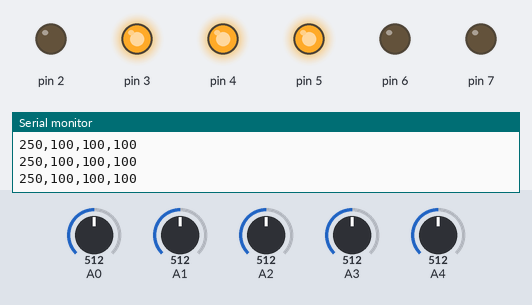
This sketch was run on a simulated Arduino Uno, built with avr-gcc and run on an emulated ATmega328P. On the bench: output pins drawn as LEDs (lit = HIGH), the last lines printed to the serial monitor. Inputs (shaded band) come from the test bench; at power-on: A2 = 512, A3 = 512, A0 = 512, A1 = 512, A4 = 512.

Above: at 1.7 s.
1.8 s: A2 set to 594
3.3 s: A2 set to 614
At 4.3 s:
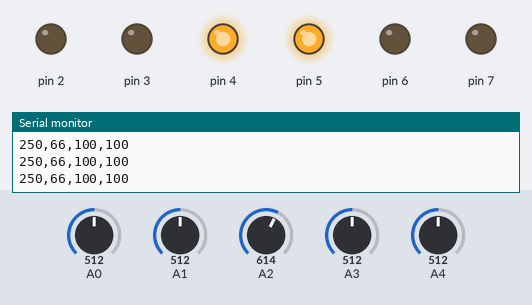
4.8 s: A3 set to 596
6.3 s: A3 set to 620
At 7.0 s:
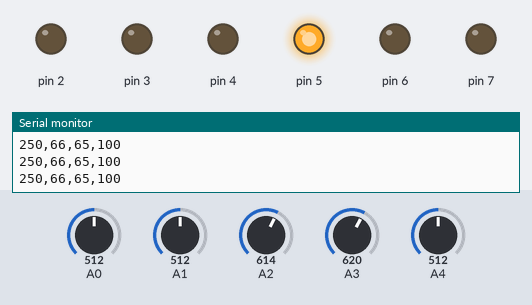
7.8 s: A0 set to 67
9.3 s: A0 set to 56
At 9.6 s:
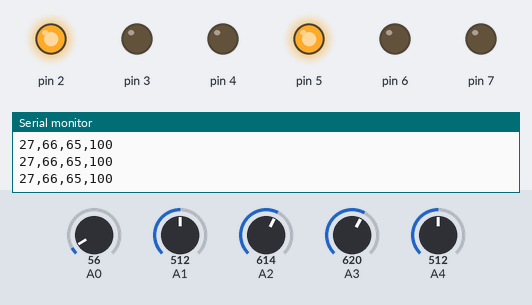
Timing chart, 0 to 11.8 s (numbered marks = the images above; inputs shaded):
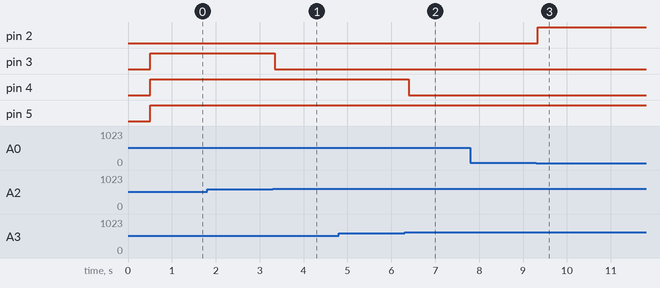

Measured:
- the behaviour switches between 602 and 603 on A2 (found by bisection; images 0 and 1)
- the behaviour switches between 602 and 603 on A3 (found by bisection; images 1 and 2)
- the behaviour switches between 63 and 62 on A0 (found by bisection; images 2 and 3)
- after the input at 3.3 s, pin 3: HIGH → LOW after 0.05 s
- after the input at 6.3 s, pin 4: HIGH → LOW after 0.09 s
- after the input at 9.3 s, pin 2: LOW → HIGH at once

The sketch:

arduino_nose_v1.ino
```cpp
/*

  Parts required:
  - one LM35 temperature sensor
  - 1 k ohm resistors
  - gas sensors by tamagushi

  created May 2019
  by Rui Pires

  based on
  http://www.arduino.cc/starterKit


A0; //LM35 temperature
A1; //VHeater
A2; //TGS2600 domestic pollutants
A3; //TGS2281 Humidity
A4; //TGS2281 Alcohol
*/


float Gas1RsMax=0;
float Gas2RsMax=0;
float Gas3RsMax=0;

/*Create an array to store sensor values. I'm using floats. Floats use 4 bytes to represent numbers in exponential notation. Use int if you are representing whole numbers from -32,768 to 32,767.
  For more info on the appropriate data type for your sensor values, check out the language reference on data type: http://arduino.cc/en/Reference/HomePage
  Customize the array's size to be equal to your number of sensors.
*/
float sensorVal[] = {0, 0, 0, 0, 0};

void setup() {
  // set the Digital pins as outputs
  // the for() loop saves some extra coding
  for (int pinNumber = 2; pinNumber < 8; pinNumber++) {
    pinMode(pinNumber, OUTPUT);
    //digitalWrite(pinNumber, HIGH);
    //delay(500);
    digitalWrite(pinNumber, LOW);
  }
  //debug
  delay(500);

  // open a serial connection to display values
  Serial.begin(9600); // initialize Serial communication
  while (!Serial);    // wait for serial port to connect.
  Serial.println("temperature,Gas1RS/Rmax,Gas2RS/Rmax,Gas3RS/Rmax");


}


void loop() {


  //workaround until I find a way to get more power into arduino
  float Vc = 5;

  //read_analog();
  sensorVal[0] = analogRead(A0);
  sensorVal[1] = analogRead(A1);
  sensorVal[2] = analogRead(A2);
  sensorVal[3] = analogRead(A3);
  sensorVal[4] = analogRead(A4);

  int temperature = round((sensorVal[0] / 1024) * Vc * 100);
  float Vhvoltage = (sensorVal[1] / 1024) * Vc;
  float Gas1voltage = (sensorVal[2] / 1024) * Vc;
  float Gas2voltage = (sensorVal[3] / 1024) * Vc;
  float Gas3voltage = (sensorVal[4] / 1024) * Vc;

  float Gas1Rs = Vc*10000/Gas1voltage-10000;
  float Gas2Rs = Vc*10000/Gas2voltage-10000;
  float Gas3Rs = Vc*10000/Gas3voltage-10000;

  Gas1RsMax = max(Gas1RsMax,Gas1Rs);
  Gas2RsMax = max(Gas2RsMax,Gas2Rs);
  Gas3RsMax = max(Gas3RsMax,Gas3Rs);

  int Gas1pct = (100*Gas1Rs/Gas1RsMax);
  int Gas2pct = (100*Gas2Rs/Gas2RsMax);
  int Gas3pct = (100*Gas3Rs/Gas3RsMax);

  //debug
  /*Serial.print(Gas1RsMax/1000);  Serial.print(","); Serial.print(Gas2RsMax/1000);  Serial.print(","); Serial.print(Gas3RsMax/1000); Serial.print(",");
  Serial.print(Gas1Rs/1000);  Serial.print(","); Serial.print(Gas2Rs/1000);  Serial.print(","); Serial.print(Gas3Rs/1000); Serial.print(",");
  Serial.print(Gas1voltage);  Serial.print(","); Serial.print(Gas2voltage);  Serial.print(","); Serial.print(Gas3voltage); Serial.print(",");
  */

  Serial.print(temperature);  Serial.print(",");  Serial.print(Gas1pct);  Serial.print(",");  Serial.print(Gas2pct);  Serial.print(",");  Serial.println(Gas3pct);

  //Relay control
  // if the temperature sensor is above 30
  if (temperature > 30) digitalWrite(2, LOW);
    else digitalWrite(2, HIGH);

  // if the gas1 sensor is lower than 70%
  if (Gas1pct < 70)  digitalWrite(3, LOW);
    else digitalWrite(3, HIGH);

  // if the gas2 sensor is lower than 80%
  if (Gas2pct < 70) digitalWrite(4, LOW);
    else digitalWrite(4, HIGH);

  // if the gas3 sensor is lower than 70%
  if (Gas3pct < 70) digitalWrite(5, LOW);
    else digitalWrite(5, HIGH);


  delay(100);
}
```
